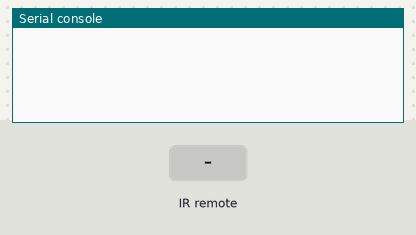
A program run on a simulated MicroPython board. Parts: the last lines printed to the serial console. Inputs (shaded band) come from the test bench.

Above: at 1.2 s.
1.3 s: infrared code 0xFF received
At 2.4 s:
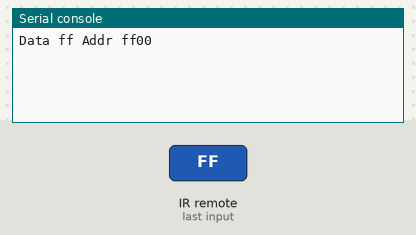
2.8 s: infrared code 0x45 received
At 3.6 s:
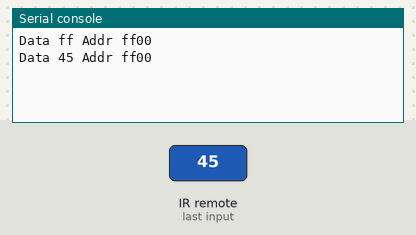
4.3 s: infrared code 0x0C received
At 4.7 s:
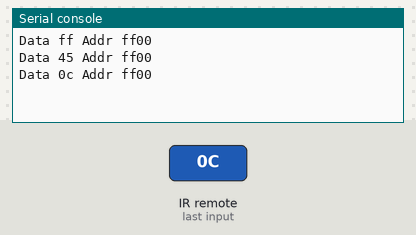

The program:

Ir_example_1.py
```python
#you need ir_rx.py library for this project

import time
from machine import Pin
from ir_rx import NEC_16

def callback(data, addr, ctrl):
    if data > 0:  # NEC protocol sends repeat codes.
        print('Data {:02x} Addr {:04x}'.format(data, addr))

ir = NEC_16(Pin(23, Pin.IN), callback)
```

Measured:
- after the input at 1.3 s, the serial console: prints a new line after 0.08 s (image 1)
- after the input at 2.8 s, the serial console: prints a new line after 0.08 s (image 2)
- after the input at 4.3 s, the serial console: prints a new line after 0.08 s (image 3)
